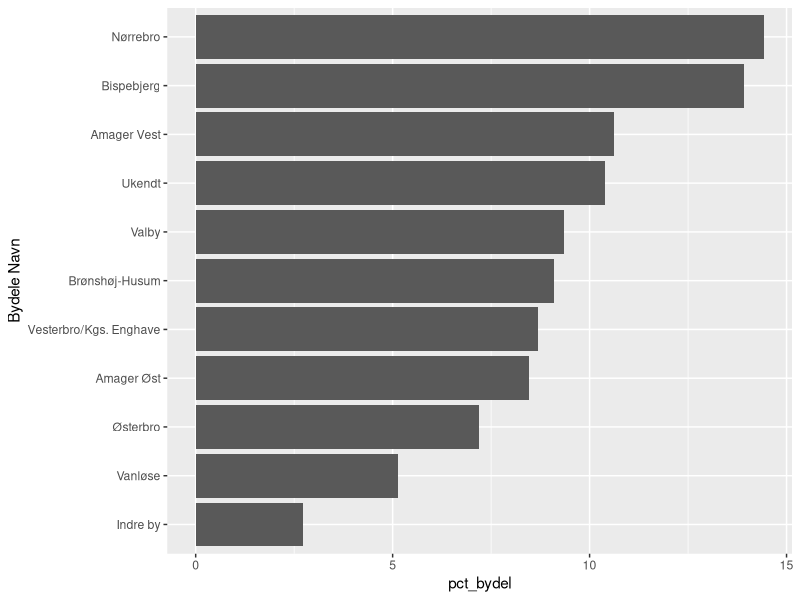
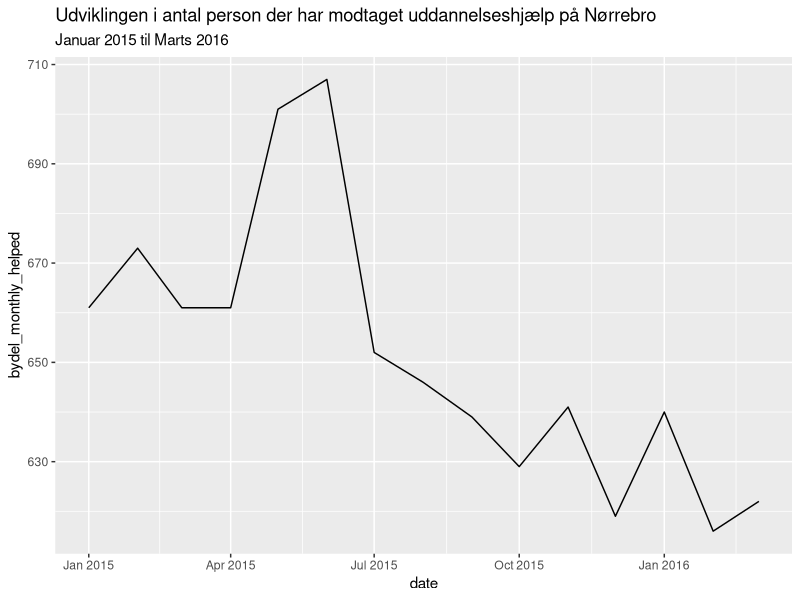
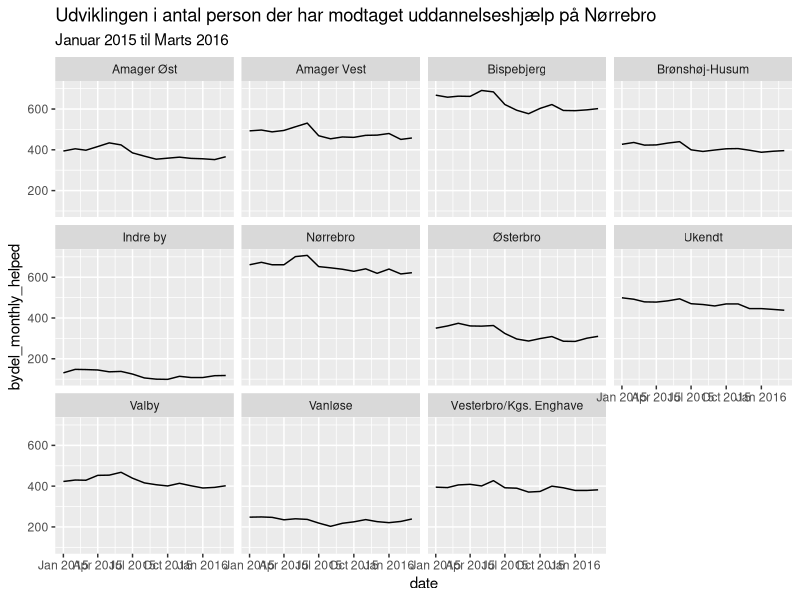

Generate these figures, in order, with R:
## ---- chunk 1
library(tidyverse)
library(lubridate)
## ---- chunk 2
edu_help <- read_csv("data/edu_help.csv")
## ---- chunk 3
edu_help %>% 
  count(`Bydele Navn`)
## ---- chunk 4
edu_help %>% 
  filter(`Bydele Navn` == "Bispebjerg") %>% 
  summarise(total_helped = sum(`Antal borgere`))
## ---- chunk 5
edu_help %>% 
  group_by(`Bydele Navn`) %>% 
  summarise(total_helped_bydel = sum(`Antal borgere`)) %>% 
  arrange(desc(total_helped_bydel))
## ---- chunk 6
edu_help %>% 
  group_by(`Bydele Navn`) %>% 
  summarise(total_helped_bydel = sum(`Antal borgere`)) %>% 
  arrange(desc(total_helped_bydel)) %>% 
  mutate(total_helped = sum(total_helped_bydel)) %>% 
  mutate(pct_bydel = (total_helped_bydel/total_helped)*100)
## ---- chunk 7
edu_help %>% 
  group_by(`Bydele Navn`) %>% 
  summarise(total_helped_bydel = sum(`Antal borgere`)) %>% 
  arrange(desc(total_helped_bydel)) %>% 
  mutate(total_helped = sum(total_helped_bydel)) %>% 
  mutate(pct_bydel = (total_helped_bydel/total_helped)*100) %>% 
  mutate(`Bydele Navn` = reorder(`Bydele Navn`, pct_bydel)) %>% 
  ggplot() +
  geom_col(aes(x = `Bydele Navn`, y = pct_bydel)) +
  coord_flip()
  
## ---- chunk 8
edu_help %>% 
  filter(`Bydele Navn` == "Amager Vest") %>% 
  filter(År == 2015) %>% 
  filter(Måned == "November") %>% 
  summarise(total = sum(`Antal borgere`))
## ---- chunk 9
edu_help %>% 
  group_by(`Bydele Navn`, År, Måned) %>% 
  summarise(bydel_monthly_helped = sum(`Antal borgere`))
## ---- chunk 10
edu_help %>% 
  group_by(`Bydele Navn`, År, Måned) %>% 
  summarise(bydel_monthly_helped = sum(`Antal borgere`)) %>% 
  ungroup() %>% 
  mutate(Måned = str_replace(Måned, "Januar", "01")) %>% 
  mutate(Måned = str_replace(Måned, "Februar", "02")) %>% 
  mutate(Måned = str_replace(Måned, "Marts", "03")) %>% 
  mutate(Måned = str_replace(Måned, "April", "04")) %>% 
  mutate(Måned = str_replace(Måned, "Maj", "05")) %>% 
  mutate(Måned = str_replace(Måned, "Juni", "06")) %>% 
  mutate(Måned = str_replace(Måned, "Juli", "07")) %>% 
  mutate(Måned = str_replace(Måned, "August", "08")) %>%
  mutate(Måned = str_replace(Måned, "September", "09")) %>% 
  mutate(Måned = str_replace(Måned, "Oktober", "10")) %>% 
  mutate(Måned = str_replace(Måned, "November", "11")) %>% 
  mutate(Måned = str_replace(Måned, "December", "12")) %>% 
  unite("date", År, Måned, sep = "-") %>% 
  mutate(date = parse_date_time(date, "ym")) %>% 
  arrange(date) -> edu_help_date
## ---- chunk 11
edu_help_date
## ---- chunk 12
edu_help_date %>% 
  filter(`Bydele Navn` == "Nørrebro") %>% 
  ggplot() + 
  geom_line(aes(x = date, y = bydel_monthly_helped))+
  labs(
    title = "Udviklingen i antal person der har modtaget uddannelseshjælp på Nørrebro",
    subtitle = "Januar 2015 til Marts 2016"
  )
## ---- chunk 13
edu_help_date %>% 
  ggplot() + 
  geom_line(aes(x = date, y = bydel_monthly_helped))+
  facet_wrap(~`Bydele Navn`)+
  labs(
    title = "Udviklingen i antal person der har modtaget uddannelseshjælp på Nørrebro",
    subtitle = "Januar 2015 til Marts 2016"
  )
